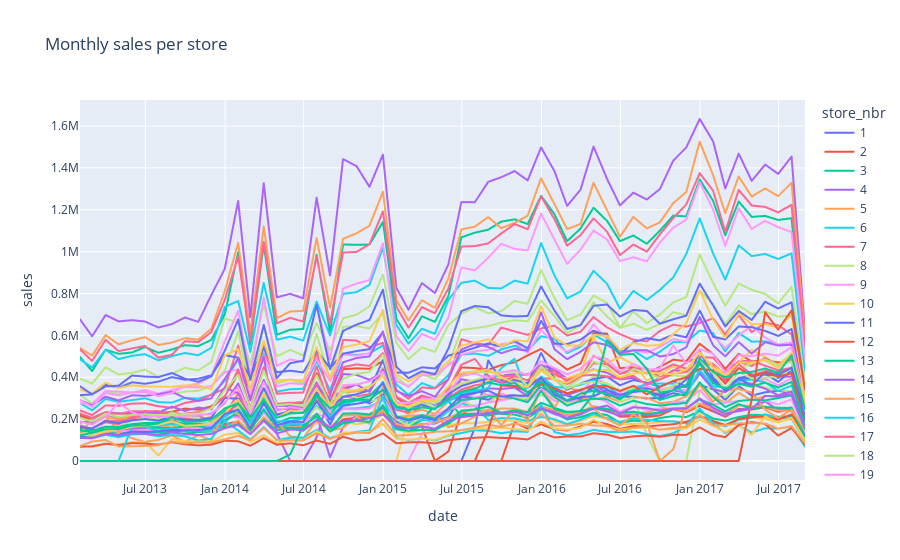

The cell this chart's notebook holds for it:
### Markdown cell above
##### Monthly Sales per Store

### Code cell
monthly_sales = train.set_index("date").groupby("store_nbr").resample("ME").agg({"sales": "sum"}).reset_index()
px.line(monthly_sales, x="date", y="sales", color="store_nbr", title="Monthly sales per store")
